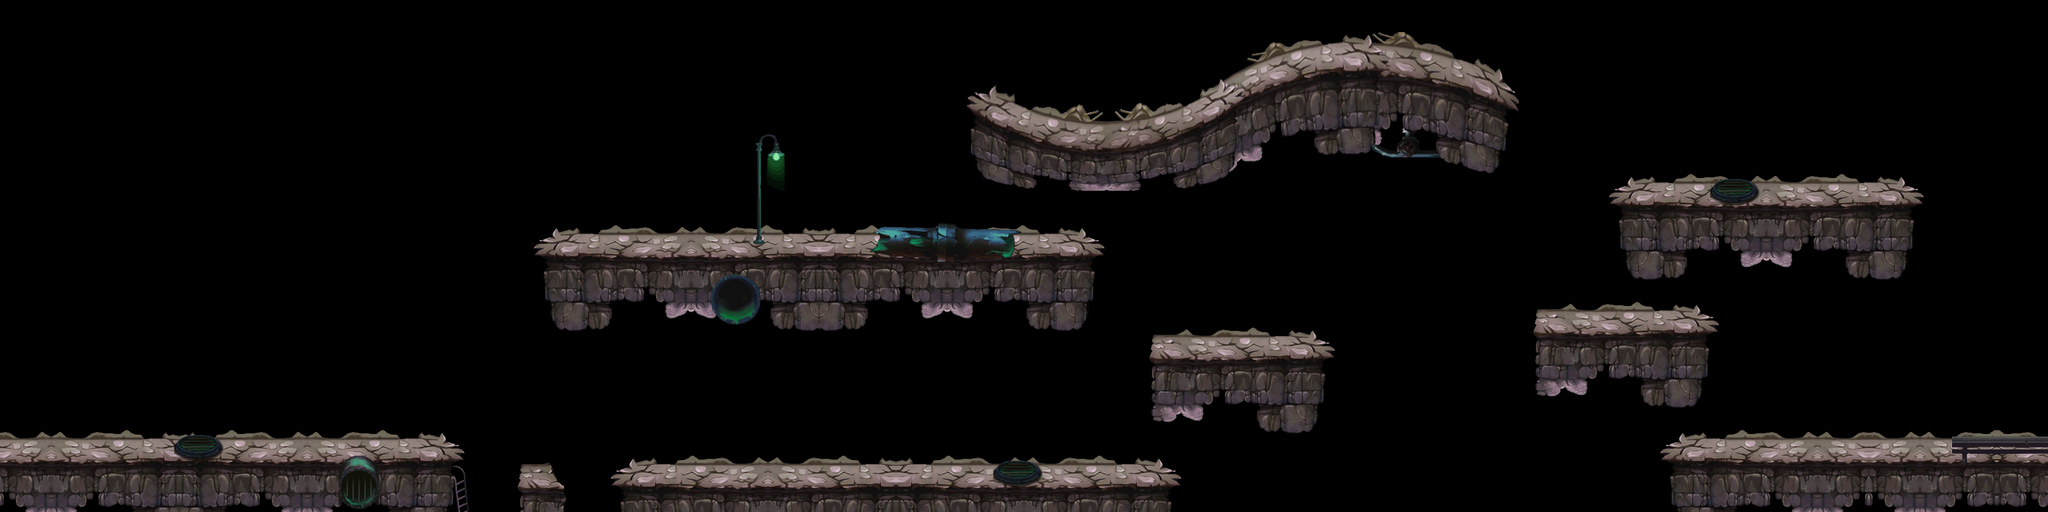

A level layout from a 2D game, rendered from its tile map. Below: a short description, then the map file with tile-grid data replaced by summaries:
An orthogonal 80x20 tile map with 40x40 px tiles, 4 tile layers (land1, land2, land3, land4) and 45 objects.

<map version="1.0" orientation="orthogonal" width="80" height="20" tilewidth="40" tileheight="40">
 <tileset firstgid="1" name="a-land" tilewidth="40" tileheight="40">
  <image source="a-land.png" width="2046" height="1000" />
 </tileset>
 <layer name="land1" width="80" height="20">
  <data>[1600 cells, 31 non-empty, 31 distinct tile ids]</data>
 </layer>
 <layer name="land2" width="80" height="20">
  <data>[1600 cells, 613 non-empty, 141 distinct tile ids]</data>
 </layer>
 <layer name="land3" width="80" height="20">
  <data>[1600 cells, 167 non-empty, 144 distinct tile ids]</data>
 </layer>
 <layer name="land4" width="80" height="20">
  <data>[1600 cells, 51 non-empty, 51 distinct tile ids]</data>
 </layer>
 <objectgroup name="pengzhuang" width="80" height="20">
  <object x="-6" y="704" width="722" height="94" />
  <object x="2040" y="85" width="121" height="61" />
  <object x="848" y="384" width="866" height="36" />
  <object x="1532" y="218" width="403" height="48" />
  <object x="962" y="742" width="870" height="56" />
  <object x="2604" y="707" width="598" height="91" />
  <object x="1802" y="545" width="276" height="48" />
  <object x="2520" y="298" width="480" height="36" />
  <object x="812" y="754" width="62" height="48" />
  <object x="2402" y="500" width="274" height="38" />
 </objectgroup>
 <objectgroup name="zuobiao1" width="80" height="20">
  <object x="994" y="367">
   <properties>
    <property name="id" value="1" />
    <property name="type" value="1" />
   </properties>
  </object>
  <object x="2101" y="66">
   <properties>
    <property name="id" value="1" />
    <property name="type" value="1" />
   </properties>
  </object>
  <object x="2899" y="281">
   <properties>
    <property name="id" value="1" />
    <property name="type" value="1" />
   </properties>
  </object>
  <object x="2834" y="280">
   <properties>
    <property name="id" value="1" />
    <property name="type" value="1" />
   </properties>
  </object>
  <object x="1389" y="725">
   <properties>
    <property name="id" value="1" />
    <property name="type" value="1" />
   </properties>
  </object>
  <object x="1338" y="725">
   <properties>
    <property name="id" value="1" />
    <property name="type" value="1" />
   </properties>
  </object>
  <object x="1591" y="749">
   <properties>
    <property name="id" value="8" />
    <property name="type" value="0" />
   </properties>
  </object>
  <object x="1152" y="495">
   <properties>
    <property name="id" value="7" />
    <property name="max" value="60" />
    <property name="type" value="1" />
   </properties>
  </object>
  <object x="311" y="708">
   <properties>
    <property name="id" value="8" />
    <property name="type" value="0" />
   </properties>
  </object>
  <object x="2712" y="305">
   <properties>
    <property name="id" value="8" />
    <property name="type" value="0" />
   </properties>
  </object>
 </objectgroup>
 <objectgroup name="zuobiao2" width="80" height="20">
  <object x="1075" y="385">
   <properties>
    <property name="id" value="101" />
    <property name="num" value="5" />
    <property name="range" value="100" />
    <property name="time" value="1" />
    <property name="timemax" value="12" />
    <property name="timmin" value="3" />
    <property name="z" value="0" />
   </properties>
  </object>
  <object x="1508" y="744">
   <properties>
    <property name="id" value="101" />
    <property name="num" value="5" />
    <property name="range" value="100" />
    <property name="time" value="1" />
    <property name="timemax" value="12" />
    <property name="timmin" value="3" />
    <property name="z" value="0" />
   </properties>
  </object>
  <object x="1950" y="546">
   <properties>
    <property name="id" value="101" />
    <property name="num" value="5" />
    <property name="range" value="100" />
    <property name="time" value="1" />
    <property name="timemax" value="12" />
    <property name="timmin" value="3" />
    <property name="z" value="0" />
   </properties>
  </object>
  <object x="1734" y="218">
   <properties>
    <property name="id" value="101" />
    <property name="num" value="5" />
    <property name="range" value="100" />
    <property name="time" value="1" />
    <property name="timemax" value="12" />
    <property name="timmin" value="3" />
    <property name="z" value="0" />
   </properties>
  </object>
  <object x="2720" y="710">
   <properties>
    <property name="id" value="101" />
    <property name="num" value="5" />
    <property name="range" value="100" />
    <property name="time" value="1" />
    <property name="timemax" value="12" />
    <property name="timmin" value="3" />
    <property name="z" value="0" />
   </properties>
  </object>
  <object x="438" y="704">
   <properties>
    <property name="id" value="101" />
    <property name="num" value="5" />
    <property name="range" value="100" />
    <property name="time" value="1" />
    <property name="timemax" value="12" />
    <property name="timmin" value="3" />
    <property name="z" value="0" />
   </properties>
  </object>
  <object x="1248" y="382">
   <properties>
    <property name="id" value="104" />
    <property name="num" value="4" />
    <property name="range" value="50" />
    <property name="time" value="1" />
    <property name="timemax" value="6" />
    <property name="timmin" value="3" />
   </properties>
  </object>
  <object x="1132" y="740">
   <properties>
    <property name="id" value="104" />
    <property name="num" value="4" />
    <property name="range" value="50" />
    <property name="time" value="1" />
    <property name="timemax" value="6" />
    <property name="timmin" value="3" />
   </properties>
  </object>
  <object x="2866" y="706">
   <properties>
    <property name="id" value="104" />
    <property name="num" value="4" />
    <property name="range" value="50" />
    <property name="time" value="1" />
    <property name="timemax" value="6" />
    <property name="timmin" value="3" />
   </properties>
  </object>
  <object x="1772" y="218">
   <properties>
    <property name="id" value="104" />
    <property name="num" value="4" />
    <property name="range" value="50" />
    <property name="time" value="1" />
    <property name="timemax" value="6" />
    <property name="timmin" value="3" />
   </properties>
  </object>
  </objectgroup>
 <objectgroup name="zuobiao3" width="80" height="20">
  <!-- 3 objects omitted --></objectgroup>
</map>
<!-- 15 of 45 objects omitted -->
